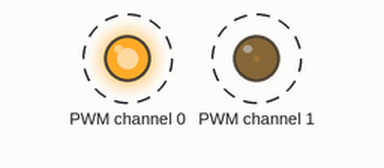
Bench run of a program on a simulated Raspberry Pi (BCM pin numbers). On the bench: output pins drawn as LEDs (lit = HIGH). Dashed ring = blinking. What the program prints to the terminal is not drawn.

Above: at 0.05 s.
Timing chart, 0 to 4.6 s (numbered marks = the images above):
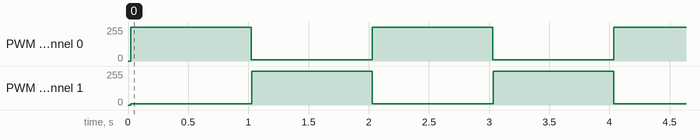

The program:

PCA9685_H.py
```python
# ME 5731 Project 2
# Author: Harrison Seung & Nicholas Hyland
# Objective: Interface RPi with PCA9685 module
# References: PCA9685 documentation by NXP Semiconductors

# Import libraries
import smbus  #System Management Bus Functions
import time
import math

### PCA9685 Registers ###
PCA_ADDR	= 0x40
OUTDRV		= 0x04
ALLCALL		= 0x01
SLEEP		= 0x10
RESTART		= 0x80
PRE_SCALE	= 0xFE

#Mode register
PCA_MODE1	= 0x00
PCA_MODE2	= 0x01


# LED0/PWM channel 0
LED0_ON_L = 	0x06	# byte0
LED0_ON_H = 	0x07	# byte1
LED0_OFF_L = 	0x08	# byte2
LED0_OFF_H = 	0x09	# byte3

# LED1/PWM channel 1
LED1_ON_L =	0x0A
LED1_ON_H =	0x0B
LED1_OFF_L =	0x0C
LED1_OFF_H =	0x0D

#All LED
ALL_LED_ON_L       = 0xFA
ALL_LED_ON_H       = 0xFB
ALL_LED_OFF_L      = 0xFC
ALL_LED_OFF_H      = 0xFD

### Functions ###
def init(): #initialize PCA
	#set PWM channels to default
	set_all_pwm(0, 0)

	#set mode
	bus.write_byte_data(PCA_ADDR, PCA_MODE2, 0x04) #Mode2, default Totem-Pole structure
	bus.write_byte_data(PCA_ADDR, PCA_MODE1, 0x01) #Mode1, PCA responds to LED All call
	time.sleep(0.005) 	# allow time for oscillator to stabilize

	#Start/Reset active PWM channels
	mode1 = bus.read_byte_data(PCA_ADDR, PCA_MODE1)
	mode1 = mode1 & ~SLEEP		# wake up device
	bus.write_byte_data(PCA_ADDR, PCA_MODE1, mode1)
	time.sleep(0.005)
	print("PWM Initialized")

def set_freq(freq): #set frequency
	#PWM frequency PRE_SCALE per 7.3.5
	prescaleval = (25000000.0/(4096.0*float(freq)))-1
	prescale = int(math.floor(prescaleval+0.5))

	#update PRE_SCALE register
	oldmode = bus.read_byte_data(PCA_ADDR, PCA_MODE1)
	newmode = (oldmode & 0x7F) | 0x10 # Update SLEEP bit to 1
	bus.write_byte_data(PCA_ADDR, PCA_MODE1, newmode)
	bus.write_byte_data(PCA_ADDR, PRE_SCALE, prescale)
	bus.write_byte_data(PCA_ADDR, PCA_MODE1, oldmode)
	time.sleep(0.005)

	#Enable restart
	bus.write_byte_data(PCA_ADDR, PCA_MODE1, oldmode | 0x80)
	print("Frequency set at {0}".format(freq))

def set_pwm(channel, on, off): #set pwm
	chan_set(channel)
	bus.write_byte_data(PCA_ADDR, LED0_ON_L+4*channel, on & 0xFF)
	bus.write_byte_data(PCA_ADDR, LED0_ON_H+4*channel, on >> 8)
	bus.write_byte_data(PCA_ADDR, LED0_OFF_L+4*channel, off & 0xFF)
	bus.write_byte_data(PCA_ADDR, LED0_OFF_H+4*channel, off >> 8)
	print("channel: {2}, ON count {0}, OFF count {1}]".format(on, off, channel))

def set_all_pwm(on, off): #set all pwm
	bus.write_byte_data(PCA_ADDR, ALL_LED_ON_L, on & 0xFF)
	bus.write_byte_data(PCA_ADDR, ALL_LED_ON_H, on >> 8)
	bus.write_byte_data(PCA_ADDR, ALL_LED_OFF_L, off & 0xFF)
	bus.write_byte_data(PCA_ADDR, ALL_LED_OFF_H, off >> 8)
	print("All PWM set [{0}, {1}]".format(on, off))

def chan_set(channel):	# Set Pwm/LED channel
	chan_on_l = "LED" + str(channel) + "_ON_L"
	chan_on_h = "LED" + str(channel) + "_ON_H"
	chan_off_l = "LED" + str(channel) + "_OFF_L"
	chan_off_h = "LED" + str(channel) + "_OFF_H"

### Main Code ###
bus = smbus.SMBus(1) #initialize SMbus

init()

#set frequency
set_freq(60)

up = 4095
down = 150

#run motor
try:
	while 1:
		set_pwm(0, 0, up)
		set_pwm(1, 0, down)
		time.sleep(1)
		set_pwm(0, 0, down)
		set_pwm(1, 0, up)
		time.sleep(1)
except KeyboardInterrupt:
	bus.close()
```

Measured:
- by itself, PWM channel 0, PWM channel 1: alternates 255/255 for 1.0 s and 9/255 for 1.0 s
